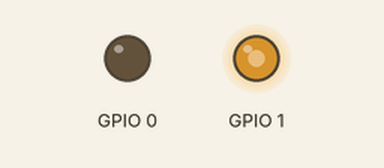
Recording of a sketch running on a simulated ESP8266 (NodeMCU). On the bench: output pins drawn as LEDs (lit = HIGH).

Above: at 0.05 s.
At 2.0 s:
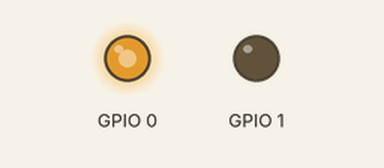
Timing chart, 0 to 4.6 s (numbered marks = the images above):
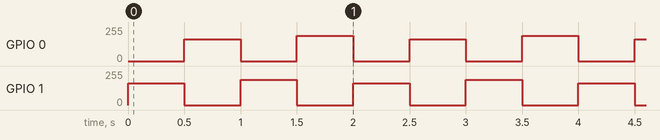

Measured:
- by itself, GPIO 0, GPIO 1: repeats every 2.0 s: 0/255 0.50 s, 191/255 0.50 s, 0/255 0.50 s, 165/255 0.50 s

The sketch:

hello.TB67H451.RP2040.ino
```cpp
// (licence header left out)
uint32_t duty_min = int(0.65*65535);
uint32_t duty_max = int(0.75*65535);
uint32_t delay_ms = 500;

void setup() {
  analogWriteFreq(100000);
  analogWriteRange(65535);
  }

void loop() {
  analogWrite(0,0);
  analogWrite(1,duty_min);
  delay(delay_ms);
  //
  analogWrite(0,duty_min);
  analogWrite(1,0);
  delay(delay_ms);
  //
  analogWrite(0,0);
  analogWrite(1,duty_max);
  delay(delay_ms);
  //
  analogWrite(0,duty_max);
  analogWrite(1,0);
  delay(delay_ms);
  }
```

Source omitted: B67H451.RP2040.sample.ino (221516 bytes)
